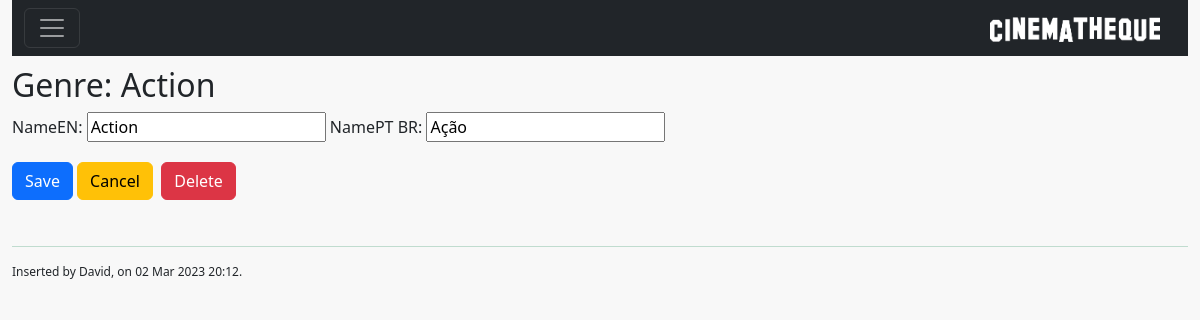
The app's page /genreupdate/39/ (signed in), older data.
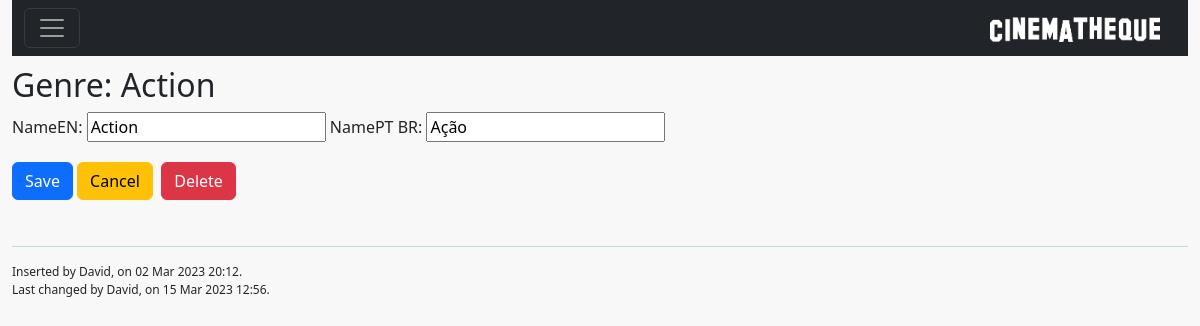
The same page, newer data.
### core/models.py (models this page shows)
class Base(models.Model):
    DateTimeOfInsert = models.DateTimeField(auto_now_add=True,auto_now=False)
    DateTimeOfLastUpdate = models.DateTimeField(auto_now=True)
    InsertUser = models.ForeignKey( settings.AUTH_USER_MODEL, null=True, blank=True,
                                    on_delete=models.CASCADE, related_name='+' )
    LastUpdateUser = models.ForeignKey( settings.AUTH_USER_MODEL, null=True, blank=True,
                                         on_delete=models.CASCADE, related_name='+' )
    class Meta:
        abstract = True

class Genre(Base):
    NameEN = models.CharField(max_length=30)
    NamePT_BR = models.CharField(max_length=30)
    def __str__(self):
        return self.NameEN

### core/views.py (the view)
# urls.py: re_path(r'genreupdate/(?P<id>\d+)/$', genreUpdate, name='core_genre_update'),
@login_required
def genreUpdate(request, id):
    data = {}
    genre = Genre.objects.get(id=id)
    form = GenreForm( request.POST or None, request.FILES or None, instance=genre)
    data['userProfile'] = UserProfile.objects.get(User=request.user)
    data['object'] = genre
    data['form'] = form
    if request.method == 'POST':
        if form.is_valid():
            genre = form.save(commit=False)
            genre.LastUpdateUser = request.user
            genre.save()
            return redirect('core_genre_list')
    else:
        return render(request, 'core/genreupdate.html', data)

### core/forms.py
class GenreForm(ModelForm):
    class Meta:
        model = Genre
        fields = ['NameEN', 'NamePT_BR']

### core/models.py (called while the page is built)
    def __str__(self):
        return self.User.username

    def is_superuser(self):
        return self.User.is_superuser

### templatetags/filter.py (called while the page is built)
@register.filter
def get_class_name(value):
    if f'{value._meta.verbose_name}'.capitalize() != f'{value.__class__.__name__}'.capitalize() :
        str = f'{value._meta.verbose_name}'
    else:
        str = f'{value.__class__.__name__}'.capitalize()
    return str

### core/templates/core/genreupdate.html (shortened to what this page needs)
{% extends 'baseupdate.html' %}
{% load bootstrap %}
{% block form %}
    <form id="frmData" action="{% url 'core_genre_update' object.id %}" method="POST" enctype="multipart/form-data">
      {{form|bootstrap}}
    </form>
{% endblock %}
{% block deleteButton %}
    <a href="{% url 'core_genre_delete' object.id %}" class="btn btn-danger">Delete</a>
{% endblock %}

### templates/baseupdate.html
{% extends 'logged.html' %}
{% load filter %}
{% block main %}
<div class="row">
    <div class="col">
        <h2>{{object|get_class_name}}: {{object}}</h2>
        {% block form %}
        {% endblock %}
        <div class="row" style="padding-top: 20px">
            <div class="col">
                <button type="submit" form="frmData" class="btn btn-primary">Save</button>
                <a class="btn btn-warning" href="javascript:history.go(-1)">Cancel</a>&nbsp;
                {% block deleteButton %}
                {% endblock %}
            </div>
        </div>
        <div class="text-success" style="padding-top: 30px">
            <hr>
        </div>
        <p style="font-size: 12px">
        Inserted by {{object.InsertUser|capfirst}}, on {{object.DateTimeOfInsert|date:"d M Y H:i"}}.<BR>
        {% if object.LastUpdateUser %}
            Last changed by {{object.InsertUser|capfirst}}, on {{object.DateTimeOfLastUpdate|date:"d M Y H:i"}}.
        {% endif %}
        </p>
    </div>
</div>
{% endblock %}

Row changes from the older to the newer data that the page shows:
changed Genre "Action": InsertUser (not shown) → "David"; LastUpdateUser_id empty → 1 (drawn); DateTimeOfLastUpdate (not shown) → "15 Mar 2023 12:56"
Text that changed along with them:
text now shown: "Last changed by , on ."
